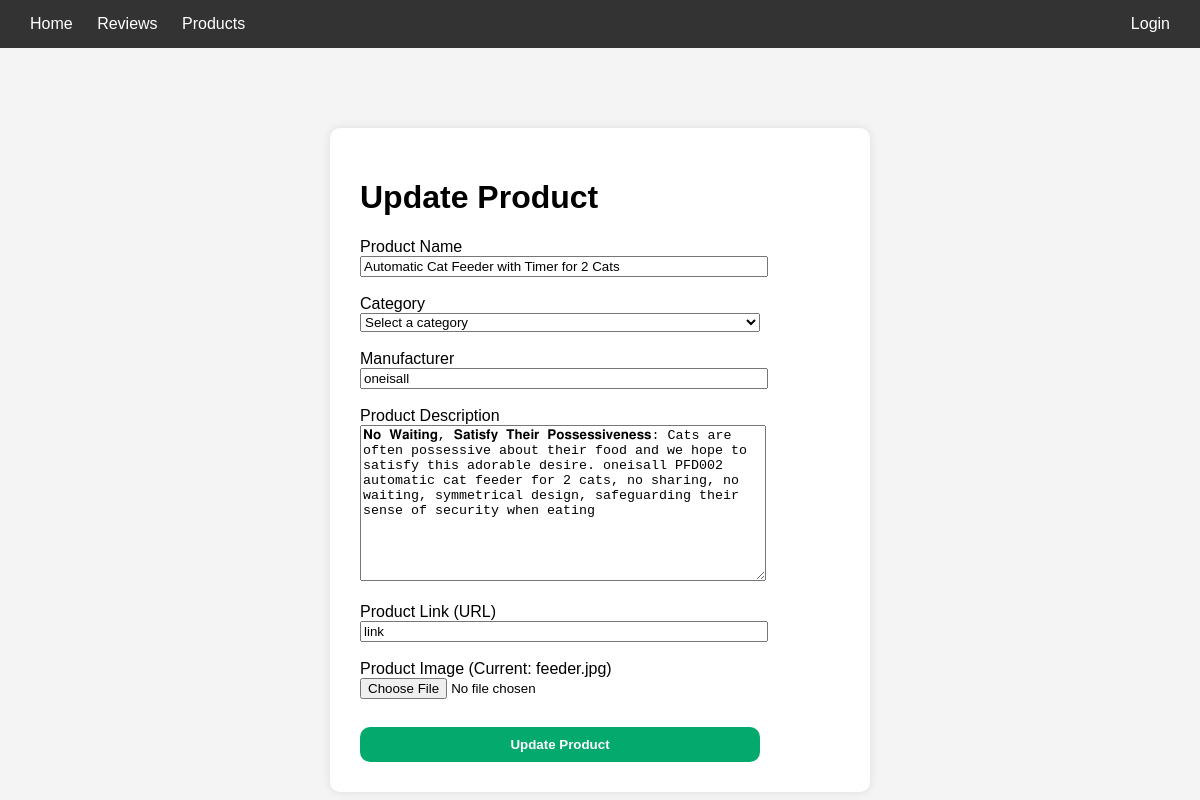
The app's page /public/products/updateProduct.php?id=1 with its own data.
### tables this page shows
CREATE TABLE `products` (
                            `ProductID` int NOT NULL,
                            `AdminLoginID` int UNSIGNED DEFAULT NULL,
                            `ProductName` varchar(45) NOT NULL,
                            `ProductType` varchar(45) DEFAULT NULL,
                            `ProductDescription` text NOT NULL,
                            `ProductManufacturer` varchar(45) NOT NULL,
                            `ProductImage` varchar(45) DEFAULT NULL,
                            `ProductLink` varchar(300) NOT NULL
);

### classes/products.class.php (called while the page is built, shortened)
<?php
class Product
{
    private $productName;
    private $productDescription;
    private $productManufacturer;
    private $productImage;
    private $productLink;
    public function __construct($productName, $productType, $productDescription, $productManufacturer, $productImage, $productLink, $productID, $adminLoginID = null)
    {
        $this->productName = $productName;
        $this->productDescription = $productDescription;
        $this->productManufacturer = $productManufacturer;
        $this->productImage = $productImage;
        $this->productLink = $productLink;
    }
    public function getProductName()
    {
        return $this->productName;
    }
    public function getProductDescription()
    {
        return $this->productDescription;
    }
    public function getProductManufacturer()
    {
        return $this->productManufacturer;
    }
    public function getProductImage()
    {
        return $this->productImage;
    }
    public function getProductLink()
    {
        return $this->productLink;
    }
}

### public/products/updateProduct.php (the view, shortened to what this page needs)
<?php
require_once "../../backend/DBconnect.php";
require_once "../../classes/products.class.php";
$productId = (int)$_GET["id"];
$product = null;
try {
    $sql = "SELECT *
            FROM products WHERE ProductID = :id";
    $stmt = $conn->prepare($sql);
    $stmt->bindValue(':id', $productId, PDO::PARAM_INT);
    $stmt->execute();
    $row = $stmt->fetch(PDO::FETCH_ASSOC);
    if ($row) {
        $product = new Product(
            $row['ProductName'],
            $row['ProductType'],
            $row['ProductDescription'],
            $row['ProductManufacturer'],
            $row['ProductImage'],
            $row['ProductLink'],
            $row['ProductID'],
            $row['AdminLoginID']
        );
    } else {
        header("Location: products.php?error=" . urlencode("Product not found."));
        exit;
    }
} catch (PDOException $error) {
    header("Location: products.php?error=" . urlencode("Error fetching product: " . $error->getMessage()));
    exit;
}
?>
<!DOCTYPE html>
<html lang="en">
<head>
    <link rel="stylesheet" href="css/AddProduct.css">
</head>
<body>
<nav>
    <?php require "../templates/topnav.php"; ?>
</nav>
<form method="post">
    <div class="product">
        <h1 id="title">Update Product</h1>
        <div class="form-group">
            <label for="pName">Product Name</label> <br>
            <input type="text" id="product_name" name="pName" value="<?php echo htmlspecialchars($product->getProductName()); ?>" required class="form-control">
        </div>
        <br>
        <div class="form-group">
            <label for="category">Category</label> <br>
            <select id="category" name="category" required class="form-control">
                <option value="">Select a category</option>
            </select>
        </div>
        <br>
        <div class="form-group">
            <label for="manufacturer">Manufacturer</label> <br>
            <input type="text" id="manufacturer" name="manufacturer" value="<?php echo htmlspecialchars($product->getProductManufacturer()); ?>" required class="form-control">
        </div>
        <br>
        <div class="form-group">
            <label for="description">Product Description</label> <br>
            <textarea id="description" name="description" rows="10" cols="50" required class="form-control"><?php echo htmlspecialchars($product->getProductDescription()); ?></textarea>
        </div>
        <br>
        <div class="form-group">
            <label for="product_link">Product Link (URL)</label> <br>
            <input type="url" id="product_link" name="product_link" value="<?php echo htmlspecialchars($product->getProductLink()); ?>" required class="form-control"
                   placeholder="https://example.com/product">
        </div>
        <br>
        <div class="form-group">
            <label for="product_image">Product Image (Current: <?php echo htmlspecialchars($product->getProductImage() ?: 'None'); ?>)</label>
            <input type="file" id="product_image" name="product_image" accept="image/*" class="form-control">
        </div>
        <br>
        <div class="form-group">
            <input type="submit" value="Update Product" id="submit" class="btn-submit">
        </div>
    </div>
</form>
</body>
</html>

### public/products/css/AddProduct.css (style rules this page uses)
nav { background-color: #333; color: white; padding: 15px 20px; display: flex; justify-content: space-between; align-items: center; }
body { font-family: Arial, sans-serif; background-color: #f4f4f4; margin: 0; padding: 0; height: 100vh; }
form { background-color: #fff; padding: 30px; border-radius: 10px; box-shadow: 0 0 10px rgba(0, 0, 0, 0.1); width: 40%; margin: 80px auto; display: flex; flex-direction: column; align-items: center; }
form label, form input, form textarea, form select, .rating-container { width: 100%; max-width: 400px; }
#submit { padding: 10px 25px; border-radius: 10px; border: none; background: #04AA6D; color: white; font-weight: bold; cursor: pointer; margin-top: 10px; }

### records on screen
products: pName "Automatic Cat Feeder with Timer for 2 Cats", manufacturer "oneisall", description "𝐍𝐨 𝐖𝐚𝐢𝐭𝐢𝐧𝐠, 𝐒𝐚𝐭𝐢𝐬𝐟𝐲 𝐓𝐡𝐞𝐢𝐫 𝐏𝐨𝐬𝐬𝐞𝐬𝐬𝐢𝐯𝐞𝐧𝐞𝐬𝐬: Cats are often possessive about their food and we hope to satisfy this adorable desire. oneisall PFD002 automatic cat feeder for 2 cats, no sharing, no waiting, symmetrical design, safeguarding their sense of security when eating", product_link "link", ProductImage "feeder.jpg"
